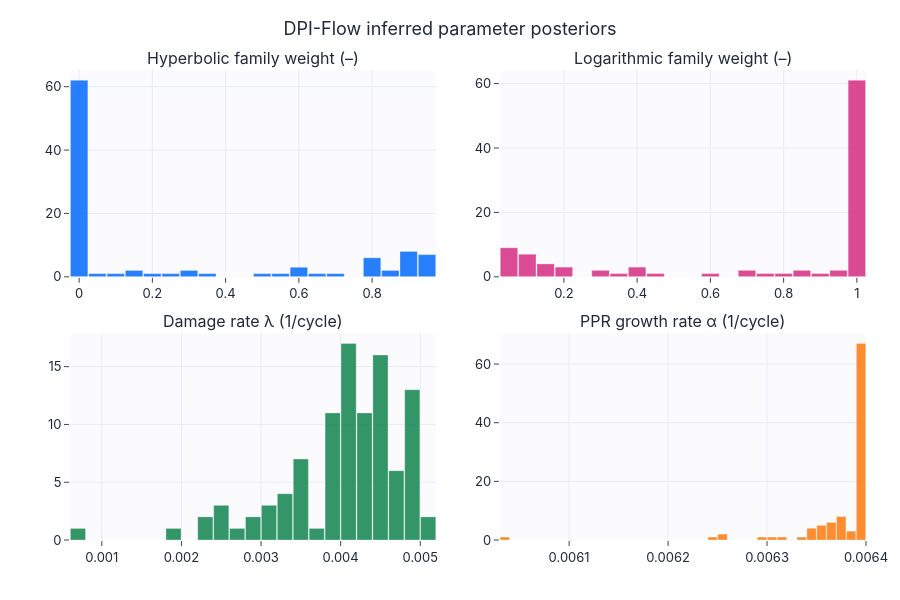

Here is the notebook cell this chart was saved with:
### Markdown cell above
## DPI-Flow parameter posteriors

### Code cell
dpi.eval()
batch = next(iterate_minibatches(test, batch_size=test["static"].shape[0], device=device, shuffle=False))
with torch.no_grad():
    theta = dpi.forward_batch(batch)["theta_params"]
theta_df = pd.DataFrame({
    "Hyperbolic family weight (–)": theta["weights"][:, 0].cpu().numpy(),
    "Logarithmic family weight (–)": theta["weights"][:, 3].cpu().numpy(),
    "Damage rate λ (1/cycle)": theta["lambda_damage"].cpu().numpy(),
    "PPR growth rate α (1/cycle)": theta["alpha"].cpu().numpy(),
})
histogram_grid(theta_df, columns=list(theta_df.columns), n_cols=2,
               title="DPI-Flow inferred parameter posteriors",
               save=SAVE_FIGS, fig_id="3_3_dpi_parameter_posteriors").show()
